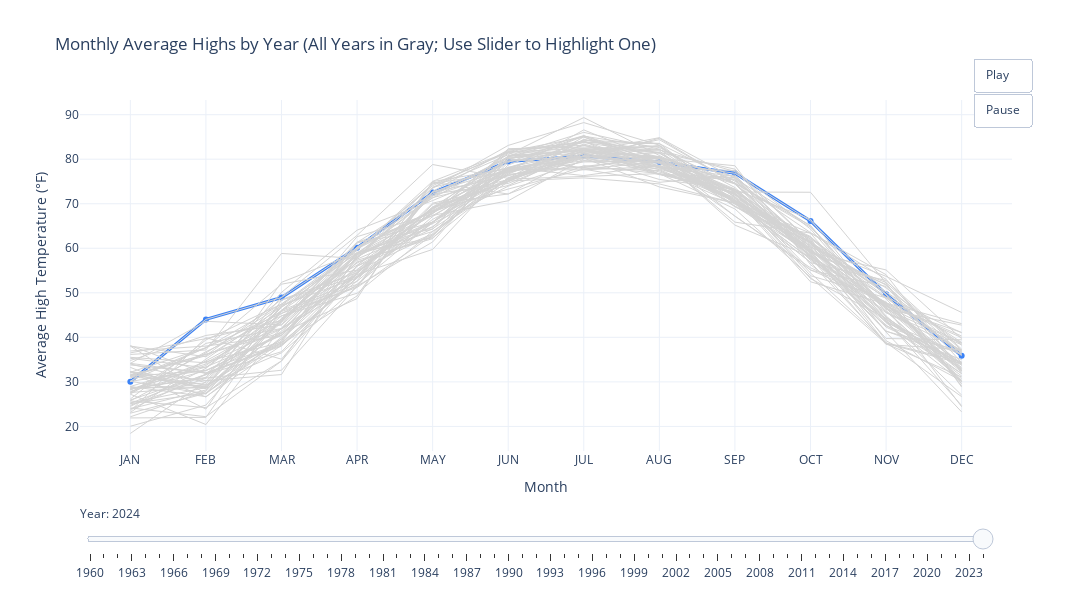

The code cell stored with this chart in its notebook:
### Code cell
# Keep only what's needed
df = df[["Year", "Month", "high"]].dropna()

# Month order (ensure correct x-axis order)
month_order = ["JAN","FEB","MAR","APR","MAY","JUN","JUL","AUG","SEP","OCT","NOV","DEC"]
df["Month"] = pd.Categorical(df["Month"], categories=month_order, ordered=True)

# If duplicates exist per Year×Month, average them (retain current pandas behavior)
df = df.groupby(["Year", "Month"], as_index=False, observed=False)["high"].mean()

# Keep only years that have all 12 months (comment out this block to allow gaps)
years_all = sorted(df["Year"].unique())
years = []
for y in years_all:
    sub = df[df["Year"] == y].set_index("Month").reindex(month_order)
    if sub["high"].notna().all():
        years.append(y)

# Build series: year -> list of highs in month order
series_by_year = {
    y: df[df["Year"] == y].set_index("Month").reindex(month_order)["high"].tolist()
    for y in years
}

# --- Figure ---
fig = go.Figure()

# 1) Add the HIGHLIGHT trace FIRST (this will be updated by frames)
default_year = max(years)
fig.add_trace(
    go.Scatter(
        x=month_order,
        y=series_by_year[default_year],
        mode="lines+markers",
        line=dict(color="#3b82f6", width=3),
        marker=dict(size=6),
        name=str(default_year),
        text=[default_year]*12,
        hovertemplate="Year: %{text}<br>Month: %{x}<br>High: %{y:.1f}°F<extra></extra>",
        showlegend=False,
    )
)

# 2) Add gray background lines (static; hover off to reduce clutter)
for y in years:
    fig.add_trace(
        go.Scatter(
            x=month_order,
            y=series_by_year[y],
            mode="lines",
            line=dict(color="lightgray", width=1),
            hoverinfo="skip",
            showlegend=False,
        )
    )

# 3) Frames that update ONLY the first trace (index 0 = highlight)
frames = []
for y in years:
    frames.append(
        go.Frame(
            name=str(y),
            data=[go.Scatter(x=month_order, y=series_by_year[y], text=[y]*12)],
            traces=[0],  # update the highlight trace only
        )
    )
fig.frames = frames

# Slider steps
steps = []
for y in years:
    steps.append({
        "args": [[str(y)],
                 {"frame": {"duration": 0, "redraw": True},
                  "mode": "immediate",
                  "transition": {"duration": 0}}],
        "label": str(y),
        "method": "animate"
    })

# Layout
fig.update_layout(
    title="Monthly Average Highs by Year (All Years in Gray; Use Slider to Highlight One)",
    xaxis=dict(title="Month", categoryorder="array", categoryarray=month_order),
    yaxis=dict(title="Average High Temperature (°F)"),
    template="plotly_white",
    width=1100,
    height=600,
    sliders=[{
        "active": years.index(default_year),
        "y": -0.06,
        "pad": {"t": 30, "b": 10},
        "len": 0.98,
        "currentvalue": {"prefix": "Year: ", "visible": True},
        "steps": steps
    }],
    updatemenus=[{
        "type": "buttons",
        "showactive": False,
        "x": 1.02, "y": 1.12,
        "buttons": [
            {"label": "Play",
             "method": "animate",
             "args": [None, {"frame": {"duration": 350, "redraw": True},
                             "fromcurrent": True,
                             "transition": {"duration": 150}}]},
            {"label": "Pause",
             "method": "animate",
             "args": [[None], {"frame": {"duration": 0, "redraw": False},
                               "mode": "immediate",
                               "transition": {"duration": 0}}]}
        ]
    }]
)

fig.show()

### Figure 1 — Plotly figure (JSON) as saved in the notebook; plotly's stock layout.template omitted (floating-point values rounded to 4 significant figures)
{"data": [{"hovertemplate": "Year: %{text}<br>Month: %{x}<br>High: %{y:.1f}°F<extra></extra>", "line": {"color": "#3b82f6", "width": 3}, "marker": {"size": 6}, "mode": "lines+markers", "name": "2024", "showlegend": false, "text": ["2024", "2024", "2024", "2024", "2024", "2024", "2024", "2024", "2024", "2024", "2024", "2024"], "type": "scatter", "x": ["JAN", "FEB", "MAR", "APR", "MAY", "JUN", "JUL", "AUG", "SEP", "OCT", "NOV", "DEC"], "y": [30.03, 44.03, 48.94, 60.13, 72.52, 79.5, 80.71, 79.39, 76.83, 66.13, 49.67, 35.87]}, {"hoverinfo": "skip", "line": {"color": "lightgray", "width": 1}, "mode": "lines", "showlegend": false, "type": "scatter", "x": ["JAN", "FEB", "MAR", "APR", "MAY", "JUN", "JUL", "AUG", "SEP", "OCT", "NOV", "DEC"], "y": [32.29, 30.28, 31.65, 58.57, 65.55, 73.93, 79.65, 79.42, 74.47, 61.13, 48.67, 30.06]}, {"hoverinfo": "skip", "line": {"color": "lightgray", "width": 1}, "mode": "lines", "showlegend": false, "type": "scatter", "x": ["JAN", "FEB", "MAR", "APR", "MAY", "JUN", "JUL", "AUG", "SEP", "OCT", "NOV", "DEC"], "y": [27.29, 36.79, 44.84, 49.9, 63.81, 75.5, 80.74, 78.42, 75.5, 60.97, 47.5, 32.42]}, {"hoverinfo": "skip", "line": {"color": "lightgray", "width": 1}, "mode": "lines", "showlegend": false, "type": "scatter", "x": ["JAN", "FEB", "MAR", "APR", "MAY", "JUN", "JUL", "AUG", "SEP", "OCT", "NOV", "DEC"], "y": [25.1, 27.5, 39.68, 56.03, 71.71, 77.53, 78.13, 80.65, 69.3, 61.58, 46.03, 30.06]}, {"hoverinfo": "skip", "line": {"color": "lightgray", "width": 1}, "mode": "lines", "showlegend": false, "type": "scatter", "x": ["JAN", "FEB", "MAR", "APR", "MAY", "JUN", "JUL", "AUG", "SEP", "OCT", "NOV", "DEC"], "y": [20.03, 24.79, 44.19, 58.27, 65.87, 80.13, 82.42, 76.65, 72.63, 72.58, 52.2, 28.84]}, {"hoverinfo": "skip", "line": {"color": "lightgray", "width": 1}, "mode": "lines", "showlegend": false, "type": "scatter", "x": ["JAN", "FEB", "MAR", "APR", "MAY", "JUN", "JUL", "AUG", "SEP", "OCT", "NOV", "DEC"], "y": [35.52, 34.28, 43.52, 59.7, 74.39, 81.47, 84.06, 78.13, 72.1, 59, 51.9, 33]}, {"hoverinfo": "skip", "line": {"color": "lightgray", "width": 1}, "mode": "lines", "showlegend": false, "type": "scatter", "x": ["JAN", "FEB", "MAR", "APR", "MAY", "JUN", "JUL", "AUG", "SEP", "OCT", "NOV", "DEC"], "y": [28.48, 30.86, 32.61, 51.5, 72.71, 77.7, 81.26, 78.16, 71.37, 58.23, 47, 38.77]}, {"hoverinfo": "skip", "line": {"color": "lightgray", "width": 1}, "mode": "lines", "showlegend": false, "type": "scatter", "x": ["JAN", "FEB", "MAR", "APR", "MAY", "JUN", "JUL", "AUG", "SEP", "OCT", "NOV", "DEC"], "y": [24.74, 30.82, 44.81, 51.5, 61.42, 80.5, 85.29, 79.1, 71.13, 59.74, 46.47, 32.16]}, {"hoverinfo": "skip", "line": {"color": "lightgray", "width": 1}, "mode": "lines", "showlegend": false, "type": "scatter", "x": ["JAN", "FEB", "MAR", "APR", "MAY", "JUN", "JUL", "AUG", "SEP", "OCT", "NOV", "DEC"], "y": [33.26, 26.61, 40.03, 56.93, 62.61, 80.1, 78.06, 77.45, 69.97, 56.87, 38.73, 34.52]}, {"hoverinfo": "skip", "line": {"color": "lightgray", "width": 1}, "mode": "lines", "showlegend": false, "type": "scatter", "x": ["JAN", "FEB", "MAR", "APR", "MAY", "JUN", "JUL", "AUG", "SEP", "OCT", "NOV", "DEC"], "y": [27.61, 28.97, 46.74, 59.03, 62.35, 75.87, 80.32, 79.74, 72.77, 59.9, 44.07, 31.32]}, {"hoverinfo": "skip", "line": {"color": "lightgray", "width": 1}, "mode": "lines", "showlegend": false, "type": "scatter", "x": ["JAN", "FEB", "MAR", "APR", "MAY", "JUN", "JUL", "AUG", "SEP", "OCT", "NOV", "DEC"], "y": [28.29, 33.36, 40.52, 58.03, 67.39, 70.67, 80.06, 84.71, 74.53, 58.97, 42.73, 31.87]}, {"hoverinfo": "skip", "line": {"color": "lightgray", "width": 1}, "mode": "lines", "showlegend": false, "type": "scatter", "x": ["JAN", "FEB", "MAR", "APR", "MAY", "JUN", "JUL", "AUG", "SEP", "OCT", "NOV", "DEC"], "y": [23.87, 31.64, 36.77, 54.57, 68.26, 76.37, 79.39, 79.52, 70.83, 60.55, 44.5, 33.26]}, {"hoverinfo": "skip", "line": {"color": "lightgray", "width": 1}, "mode": "lines", "showlegend": false, "type": "scatter", "x": ["JAN", "FEB", "MAR", "APR", "MAY", "JUN", "JUL", "AUG", "SEP", "OCT", "NOV", "DEC"], "y": [25.19, 31.79, 38.26, 55.23, 67.87, 81.37, 77.81, 79.42, 73.17, 66.52, 45.57, 38.32]}, {"hoverinfo": "skip", "line": {"color": "lightgray", "width": 1}, "mode": "lines", "showlegend": false, "type": "scatter", "x": ["JAN", "FEB", "MAR", "APR", "MAY", "JUN", "JUL", "AUG", "SEP", "OCT", "NOV", "DEC"], "y": [28.61, 29.28, 36.52, 51.4, 69.94, 72.2, 78.55, 76.77, 68.83, 53.48, 38.57, 31.1]}, {"hoverinfo": "skip", "line": {"color": "lightgray", "width": 1}, "mode": "lines", "showlegend": false, "type": "scatter", "x": ["JAN", "FEB", "MAR", "APR", "MAY", "JUN", "JUL", "AUG", "SEP", "OCT", "NOV", "DEC"], "y": [34.03, 29.82, 46.94, 55.03, 63.03, 77.03, 80.77, 84.39, 74.57, 64.74, 46.83, 32.52]}, {"hoverinfo": "skip", "line": {"color": "lightgray", "width": 1}, "mode": "lines", "showlegend": false, "type": "scatter", "x": ["JAN", "FEB", "MAR", "APR", "MAY", "JUN", "JUL", "AUG", "SEP", "OCT", "NOV", "DEC"], "y": [31.74, 28.82, 41.39, 58.57, 63.77, 74.93, 84.35, 81.45, 70.13, 60.13, 46.67, 33.94]}, {"hoverinfo": "skip", "line": {"color": "lightgray", "width": 1}, "mode": "lines", "showlegend": false, "type": "scatter", "x": ["JAN", "FEB", "MAR", "APR", "MAY", "JUN", "JUL", "AUG", "SEP", "OCT", "NOV", "DEC"], "y": [34.16, 31.96, 38.48, 49.3, 73.65, 78.13, 83.1, 80.03, 65.87, 63.42, 53.03, 34.29]}, {"hoverinfo": "skip", "line": {"color": "lightgray", "width": 1}, "mode": "lines", "showlegend": false, "type": "scatter", "x": ["JAN", "FEB", "MAR", "APR", "MAY", "JUN", "JUL", "AUG", "SEP", "OCT", "NOV", "DEC"], "y": [26.16, 39.41, 47.48, 58.87, 64.71, 80.73, 82.06, 80.19, 72.17, 54.45, 38.83, 26.68]}, {"hoverinfo": "skip", "line": {"color": "lightgray", "width": 1}, "mode": "lines", "showlegend": false, "type": "scatter", "x": ["JAN", "FEB", "MAR", "APR", "MAY", "JUN", "JUL", "AUG", "SEP", "OCT", "NOV", "DEC"], "y": [18.42, 30.07, 49.06, 62.9, 78.81, 75.7, 85, 79.32, 70.5, 57.52, 45.83, 30.68]}, {"hoverinfo": "skip", "line": {"color": "lightgray", "width": 1}, "mode": "lines", "showlegend": false, "type": "scatter", "x": ["JAN", "FEB", "MAR", "APR", "MAY", "JUN", "JUL", "AUG", "SEP", "OCT", "NOV", "DEC"], "y": [24.16, 22.18, 34.68, 54.43, 69.16, 77.4, 80.77, 80.26, 76.1, 57.74, 47.27, 32.55]}, {"hoverinfo": "skip", "line": {"color": "lightgray", "width": 1}, "mode": "lines", "showlegend": false, "type": "scatter", "x": ["JAN", "FEB", "MAR", "APR", "MAY", "JUN", "JUL", "AUG", "SEP", "OCT", "NOV", "DEC"], "y": [21.9, 22.04, 46.06, 52.57, 67.13, 77.83, 81.13, 76.52, 75.37, 57.26, 45.53, 37.13]}, {"hoverinfo": "skip", "line": {"color": "lightgray", "width": 1}, "mode": "lines", "showlegend": false, "type": "scatter", "x": ["JAN", "FEB", "MAR", "APR", "MAY", "JUN", "JUL", "AUG", "SEP", "OCT", "NOV", "DEC"], "y": [28.97, 26.69, 38.19, 53.47, 70.13, 74.1, 82.1, 80.1, 71.7, 53.19, 44.3, 31.84]}, {"hoverinfo": "skip", "line": {"color": "lightgray", "width": 1}, "mode": "lines", "showlegend": false, "type": "scatter", "x": ["JAN", "FEB", "MAR", "APR", "MAY", "JUN", "JUL", "AUG", "SEP", "OCT", "NOV", "DEC"], "y": [25.74, 34.71, 44.03, 58.83, 65.94, 78.17, 81.65, 80.61, 67.2, 55.61, 47.93, 32.55]}, {"hoverinfo": "skip", "line": {"color": "lightgray", "width": 1}, "mode": "lines", "showlegend": false, "type": "scatter", "x": ["JAN", "FEB", "MAR", "APR", "MAY", "JUN", "JUL", "AUG", "SEP", "OCT", "NOV", "DEC"], "y": [22.97, 27.43, 38.87, 52.67, 74.84, 72.17, 81.35, 77.65, 70.6, 62.65, 46.93, 41.1]}, {"hoverinfo": "skip", "line": {"color": "lightgray", "width": 1}, "mode": "lines", "showlegend": false, "type": "scatter", "x": ["JAN", "FEB", "MAR", "APR", "MAY", "JUN", "JUL", "AUG", "SEP", "OCT", "NOV", "DEC"], "y": [32.16, 37.68, 45.39, 51.2, 62.94, 78.7, 85.16, 82.61, 73.63, 58.26, 46.8, 24.42]}, {"hoverinfo": "skip", "line": {"color": "lightgray", "width": 1}, "mode": "lines", "showlegend": false, "type": "scatter", "x": ["JAN", "FEB", "MAR", "APR", "MAY", "JUN", "JUL", "AUG", "SEP", "OCT", "NOV", "DEC"], "y": [23.45, 39.93, 35.1, 56, 63.23, 80.8, 81.94, 83.06, 69.9, 62.45, 46.37, 38.61]}, {"hoverinfo": "skip", "line": {"color": "lightgray", "width": 1}, "mode": "lines", "showlegend": false, "type": "scatter", "x": ["JAN", "FEB", "MAR", "APR", "MAY", "JUN", "JUL", "AUG", "SEP", "OCT", "NOV", "DEC"], "y": [23.94, 28.18, 44.26, 61.3, 72.16, 74.57, 81.48, 77.13, 72.27, 59.71, 43.53, 27.03]}, {"hoverinfo": "skip", "line": {"color": "lightgray", "width": 1}, "mode": "lines", "showlegend": false, "type": "scatter", "x": ["JAN", "FEB", "MAR", "APR", "MAY", "JUN", "JUL", "AUG", "SEP", "OCT", "NOV", "DEC"], "y": [30.13, 27.32, 46.06, 59.87, 68.32, 75, 82, 76.61, 72.4, 58.94, 42.3, 34.26]}, {"hoverinfo": "skip", "line": {"color": "lightgray", "width": 1}, "mode": "lines", "showlegend": false, "type": "scatter", "x": ["JAN", "FEB", "MAR", "APR", "MAY", "JUN", "JUL", "AUG", "SEP", "OCT", "NOV", "DEC"], "y": [30.84, 37.64, 47.45, 59.9, 74.06, 81.73, 84.97, 78.39, 72.27, 53.84, 48.87, 36.58]}, {"hoverinfo": "skip", "line": {"color": "lightgray", "width": 1}, "mode": "lines", "showlegend": false, "type": "scatter", "x": ["JAN", "FEB", "MAR", "APR", "MAY", "JUN", "JUL", "AUG", "SEP", "OCT", "NOV", "DEC"], "y": [28.74, 28.62, 43.32, 57.83, 73.48, 83.1, 88.23, 83.16, 71.43, 52.48, 47.47, 34.13]}, {"hoverinfo": "skip", "line": {"color": "lightgray", "width": 1}, "mode": "lines", "showlegend": false, "type": "scatter", "x": ["JAN", "FEB", "MAR", "APR", "MAY", "JUN", "JUL", "AUG", "SEP", "OCT", "NOV", "DEC"], "y": [38.03, 27.29, 41.97, 53.67, 66.48, 75.67, 81.87, 79.35, 70.3, 62.1, 41.17, 23.26]}, {"hoverinfo": "skip", "line": {"color": "lightgray", "width": 1}, "mode": "lines", "showlegend": false, "type": "scatter", "x": ["JAN", "FEB", "MAR", "APR", "MAY", "JUN", "JUL", "AUG", "SEP", "OCT", "NOV", "DEC"], "y": [38.03, 35.64, 45.94, 57.57, 64.87, 77.3, 79.68, 77.81, 72.9, 60.35, 51.73, 36.45]}, {"hoverinfo": "skip", "line": {"color": "lightgray", "width": 1}, "mode": "lines", "showlegend": false, "type": "scatter", "x": ["JAN", "FEB", "MAR", "APR", "MAY", "JUN", "JUL", "AUG", "SEP", "OCT", "NOV", "DEC"], "y": [27.68, 36.5, 47.16, 59.53, 75.03, 81.67, 82.42, 80.32, 70.47, 61.13, 43.33, 36.32]}, {"hoverinfo": "skip", "line": {"color": "lightgray", "width": 1}, "mode": "lines", "showlegend": false, "type": "scatter", "x": ["JAN", "FEB", "MAR", "APR", "MAY", "JUN", "JUL", "AUG", "SEP", "OCT", "NOV", "DEC"], "y": [31.48, 36.14, 41.94, 51.8, 68.97, 75.1, 75.81, 74.45, 70.13, 57.68, 42.57, 36.13]}, {"hoverinfo": "skip", "line": {"color": "lightgray", "width": 1}, "mode": "lines", "showlegend": false, "type": "scatter", "x": ["JAN", "FEB", "MAR", "APR", "MAY", "JUN", "JUL", "AUG", "SEP", "OCT", "NOV", "DEC"], "y": [32.1, 29.25, 39.58, 54.77, 69.29, 75, 82.03, 80.32, 65.2, 58.13, 44.03, 33.74]}, {"hoverinfo": "skip", "line": {"color": "lightgray", "width": 1}, "mode": "lines", "showlegend": false, "type": "scatter", "x": ["JAN", "FEB", "MAR", "APR", "MAY", "JUN", "JUL", "AUG", "SEP", "OCT", "NOV", "DEC"], "y": [22.16, 27.89, 43.68, 58.77, 67.77, 79.77, 80.55, 75.45, 73.27, 60.71, 50.2, 38.84]}, {"hoverinfo": "skip", "line": {"color": "lightgray", "width": 1}, "mode": "lines", "showlegend": false, "type": "scatter", "x": ["JAN", "FEB", "MAR", "APR", "MAY", "JUN", "JUL", "AUG", "SEP", "OCT", "NOV", "DEC"], "y": [31.16, 29.46, 45.81, 51.9, 65.84, 79.5, 82.26, 82.9, 71.47, 61.81, 39.23, 30.23]}, {"hoverinfo": "skip", "line": {"color": "lightgray", "width": 1}, "mode": "lines", "showlegend": false, "type": "scatter", "x": ["JAN", "FEB", "MAR", "APR", "MAY", "JUN", "JUL", "AUG", "SEP", "OCT", "NOV", "DEC"], "y": [30.13, 32.59, 38.68, 53.4, 65.9, 76.6, 78.35, 80.42, 70.4, 59.58, 38.63, 34.06]}, {"hoverinfo": "skip", "line": {"color": "lightgray", "width": 1}, "mode": "lines", "showlegend": false, "type": "scatter", "x": ["JAN", "FEB", "MAR", "APR", "MAY", "JUN", "JUL", "AUG", "SEP", "OCT", "NOV", "DEC"], "y": [28.97, 34, 41.87, 54.1, 59.74, 77.9, 80.26, 73.77, 70.13, 59.19, 41.43, 35]}, {"hoverinfo": "skip", "line": {"color": "lightgray", "width": 1}, "mode": "lines", "showlegend": false, "type": "scatter", "x": ["JAN", "FEB", "MAR", "APR", "MAY", "JUN", "JUL", "AUG", "SEP", "OCT", "NOV", "DEC"], "y": [34.81, 40.43, 42.77, 57.83, 74.55, 77.13, 82.23, 81.52, 77.77, 61.39, 49.03, 41.03]}, {"hoverinfo": "skip", "line": {"color": "lightgray", "width": 1}, "mode": "lines", "showlegend": false, "type": "scatter", "x": ["JAN", "FEB", "MAR", "APR", "MAY", "JUN", "JUL", "AUG", "SEP", "OCT", "NOV", "DEC"], "y": [27.45, 38.64, 42, 58.67, 71.77, 80.6, 84.03, 76.68, 75.87, 59.13, 52.3, 37.1]}, {"hoverinfo": "skip", "line": {"color": "lightgray", "width": 1}, "mode": "lines", "showlegend": false, "type": "scatter", "x": ["JAN", "FEB", "MAR", "APR", "MAY", "JUN", "JUL", "AUG", "SEP", "OCT", "NOV", "DEC"], "y": [30.19, 37.66, 51.94, 55.1, 69.06, 77.67, 77.61, 78.35, 70.53, 63.39, 43.83, 24.68]}, {"hoverinfo": "skip", "line": {"color": "lightgray", "width": 1}, "mode": "lines", "showlegend": false, "type": "scatter", "x": ["JAN", "FEB", "MAR", "APR", "MAY", "JUN", "JUL", "AUG", "SEP", "OCT", "NOV", "DEC"], "y": [31.26, 32.54, 40.9, 60.27, 68.52, 76.9, 82.32, 81.87, 69.43, 59.06, 55.13, 39.68]}, {"hoverinfo": "skip", "line": {"color": "lightgray", "width": 1}, "mode": "lines", "showlegend": false, "type": "scatter", "x": ["JAN", "FEB", "MAR", "APR", "MAY", "JUN", "JUL", "AUG", "SEP", "OCT", "NOV", "DEC"], "y": [36.94, 38.04, 40.39, 57.3, 62.16, 79.3, 85.26, 80.16, 78.53, 56.32, 43.53, 34.13]}, {"hoverinfo": "skip", "line": {"color": "lightgray", "width": 1}, "mode": "lines", "showlegend": false, "type": "scatter", "x": ["JAN", "FEB", "MAR", "APR", "MAY", "JUN", "JUL", "AUG", "SEP", "OCT", "NOV", "DEC"], "y": [25.29, 28.71, 43.81, 56.7, 64.39, 75.53, 80.58, 81.45, 72, 59.35, 48.93, 36.81]}, {"hoverinfo": "skip", "line": {"color": "lightgray", "width": 1}, "mode": "lines", "showlegend": false, "type": "scatter", "x": ["JAN", "FEB", "MAR", "APR", "MAY", "JUN", "JUL", "AUG", "SEP", "OCT", "NOV", "DEC"], "y": [24.48, 33.03, 46.03, 60.1, 68.32, 73.3, 77.77, 74.81, 76.43, 59.77, 47.23, 33.77]}, {"hoverinfo": "skip", "line": {"color": "lightgray", "width": 1}, "mode": "lines", "showlegend": false, "type": "scatter", "x": ["JAN", "FEB", "MAR", "APR", "MAY", "JUN", "JUL", "AUG", "SEP", "OCT", "NOV", "DEC"], "y": [28.26, 34.54, 38.9, 61.33, 64.26, 82.37, 82.71, 82.1, 77.23, 61.35, 49.7, 29.13]}, {"hoverinfo": "skip", "line": {"color": "lightgray", "width": 1}, "mode": "lines", "showlegend": false, "type": "scatter", "x": ["JAN", "FEB", "MAR", "APR", "MAY", "JUN", "JUL", "AUG", "SEP", "OCT", "NOV", "DEC"], "y": [38.13, 31.89, 43.55, 61.33, 67.35, 76.67, 83.39, 79.23, 67.23, 55.16, 47.7, 40.29]}, {"hoverinfo": "skip", "line": {"color": "lightgray", "width": 1}, "mode": "lines", "showlegend": false, "type": "scatter", "x": ["JAN", "FEB", "MAR", "APR", "MAY", "JUN", "JUL", "AUG", "SEP", "OCT", "NOV", "DEC"], "y": [32.29, 23.89, 48.35, 53.67, 72.16, 80.27, 81.45, 80.52, 74.67, 65.1, 44.53, 32.77]}, {"hoverinfo": "skip", "line": {"color": "lightgray", "width": 1}, "mode": "lines", "showlegend": false, "type": "scatter", "x": ["JAN", "FEB", "MAR", "APR", "MAY", "JUN", "JUL", "AUG", "SEP", "OCT", "NOV", "DEC"], "y": [32.29, 28.52, 39.23, 61.2, 65.81, 77.77, 80.65, 80.32, 73.3, 58.16, 43.67, 32.9]}, {"hoverinfo": "skip", "line": {"color": "lightgray", "width": 1}, "mode": "lines", "showlegend": false, "type": "scatter", "x": ["JAN", "FEB", "MAR", "APR", "MAY", "JUN", "JUL", "AUG", "SEP", "OCT", "NOV", "DEC"], "y": [23.13, 35.11, 46.87, 56.2, 68, 75.53, 76.13, 76.77, 72.5, 55.06, 51.43, 32.45]}, {"hoverinfo": "skip", "line": {"color": "lightgray", "width": 1}, "mode": "lines", "showlegend": false, "type": "scatter", "x": ["JAN", "FEB", "MAR", "APR", "MAY", "JUN", "JUL", "AUG", "SEP", "OCT", "NOV", "DEC"], "y": [28.48, 31, 50.1, 64.07, 70.71, 77.8, 84.26, 83.55, 70.33, 62.45, 49.57, 29.55]}, {"hoverinfo": "skip", "line": {"color": "lightgray", "width": 1}, "mode": "lines", "showlegend": false, "type": "scatter", "x": ["JAN", "FEB", "MAR", "APR", "MAY", "JUN", "JUL", "AUG", "SEP", "OCT", "NOV", "DEC"], "y": [25.94, 31.64, 40.9, 54.33, 68.19, 77.2, 86.58, 79.71, 69.47, 61.35, 51.1, 38.26]}, {"hoverinfo": "skip", "line": {"color": "lightgray", "width": 1}, "mode": "lines", "showlegend": false, "type": "scatter", "x": ["JAN", "FEB", "MAR", "APR", "MAY", "JUN", "JUL", "AUG", "SEP", "OCT", "NOV", "DEC"], "y": [36.16, 37.17, 58.84, 57.7, 73.71, 81, 89.35, 80.84, 72.7, 58.39, 47.47, 39.94]}, {"hoverinfo": "skip", "line": {"color": "lightgray", "width": 1}, "mode": "lines", "showlegend": false, "type": "scatter", "x": ["JAN", "FEB", "MAR", "APR", "MAY", "JUN", "JUL", "AUG", "SEP", "OCT", "NOV", "DEC"], "y": [33.81, 32, 38.03, 53.33, 72.58, 76.3, 80.74, 79.06, 71.97, 61.39, 43.3, 29.97]}, {"hoverinfo": "skip", "line": {"color": "lightgray", "width": 1}, "mode": "lines", "showlegend": false, "type": "scatter", "x": ["JAN", "FEB", "MAR", "APR", "MAY", "JUN", "JUL", "AUG", "SEP", "OCT", "NOV", "DEC"], "y": [25.71, 24.21, 34.71, 57.93, 68.87, 78.13, 76.32, 78.68, 70.87, 58.61, 41.33, 36.9]}, {"hoverinfo": "skip", "line": {"color": "lightgray", "width": 1}, "mode": "lines", "showlegend": false, "type": "scatter", "x": ["JAN", "FEB", "MAR", "APR", "MAY", "JUN", "JUL", "AUG", "SEP", "OCT", "NOV", "DEC"], "y": [27.23, 20.43, 42.13, 58.83, 71.39, 75.4, 80.19, 78.13, 76.17, 60.23, 53.7, 45.58]}, {"hoverinfo": "skip", "line": {"color": "lightgray", "width": 1}, "mode": "lines", "showlegend": false, "type": "scatter", "x": ["JAN", "FEB", "MAR", "APR", "MAY", "JUN", "JUL", "AUG", "SEP", "OCT", "NOV", "DEC"], "y": [31.32, 35.86, 48.48, 54.5, 69.23, 80, 83.77, 83.48, 75.07, 63.52, 54.07, 32.45]}, {"hoverinfo": "skip", "line": {"color": "lightgray", "width": 1}, "mode": "lines", "showlegend": false, "type": "scatter", "x": ["JAN", "FEB", "MAR", "APR", "MAY", "JUN", "JUL", "AUG", "SEP", "OCT", "NOV", "DEC"], "y": [34.16, 43.61, 42.81, 62.6, 67.81, 82.03, 83.16, 78.03, 77.47, 64.32, 44.8, 30.32]}, {"hoverinfo": "skip", "line": {"color": "lightgray", "width": 1}, "mode": "lines", "showlegend": false, "type": "scatter", "x": ["JAN", "FEB", "MAR", "APR", "MAY", "JUN", "JUL", "AUG", "SEP", "OCT", "NOV", "DEC"], "y": [31.42, 36.29, 41.03, 48.7, 74.97, 77.87, 83.94, 82.16, 74.43, 57.94, 38.4, 37.23]}, {"hoverinfo": "skip", "line": {"color": "lightgray", "width": 1}, "mode": "lines", "showlegend": false, "type": "scatter", "x": ["JAN", "FEB", "MAR", "APR", "MAY", "JUN", "JUL", "AUG", "SEP", "OCT", "NOV", "DEC"], "y": [27.87, 32.54, 40.45, 55.97, 65.9, 75.17, 84.48, 80.48, 74.6, 58.77, 39.73, 39.45]}, {"hoverinfo": "skip", "line": {"color": "lightgray", "width": 1}, "mode": "lines", "showlegend": false, "type": "scatter", "x": ["JAN", "FEB", "MAR", "APR", "MAY", "JUN", "JUL", "AUG", "SEP", "OCT", "NOV", "DEC"], "y": [35.29, 33.14, 47.23, 53.33, 65.68, 80.73, 86.03, 82.26, 70.8, 56.77, 52.77, 37.35]}, {"hoverinfo": "skip", "line": {"color": "lightgray", "width": 1}, "mode": "lines", "showlegend": false, "type": "scatter", "x": ["JAN", "FEB", "MAR", "APR", "MAY", "JUN", "JUL", "AUG", "SEP", "OCT", "NOV", "DEC"], "y": [31.71, 28.5, 52.35, 59, 68.65, 81.6, 81.61, 84.84, 75.7, 65.03, 46.33, 42.74]}, {"hoverinfo": "skip", "line": {"color": "lightgray", "width": 1}, "mode": "lines", "showlegend": false, "type": "scatter", "x": ["JAN", "FEB", "MAR", "APR", "MAY", "JUN", "JUL", "AUG", "SEP", "OCT", "NOV", "DEC"], "y": [28.23, 33.68, 45.35, 54.17, 72.77, 82.1, 83.74, 81.32, 72.87, 62.1, 50.2, 36.03]}, {"hoverinfo": "skip", "line": {"color": "lightgray", "width": 1}, "mode": "lines", "showlegend": false, "type": "scatter", "x": ["JAN", "FEB", "MAR", "APR", "MAY", "JUN", "JUL", "AUG", "SEP", "OCT", "NOV", "DEC"], "y": [36.52, 39.71, 43.77, 60.27, 71.29, 80.43, 82.13, 78.55, 73.03, 59.32, 47.7, 43.06]}, {"hoverinfo": "skip", "line": {"color": "lightgray", "width": 1}, "mode": "lines", "showlegend": false, "type": "scatter", "x": ["JAN", "FEB", "MAR", "APR", "MAY", "JUN", "JUL", "AUG", "SEP", "OCT", "NOV", "DEC"], "y": [30.03, 44.03, 48.94, 60.13, 72.52, 79.5, 80.71, 79.39, 76.83, 66.13, 49.67, 35.87]}], "layout": {"height": 600, "sliders": [{"active": 64, "currentvalue": {"prefix": "Year: ", "visible": true}, "len": 0.98, "pad": {"b": 10, "t": 30}, "steps": [{"args": [["1960"], {"frame": {"duration": 0, "redraw": true}, "mode": "immediate", "transition": {"duration": 0}}], "label": "1960", "method": "animate"}, {"args": [["1961"], {"frame": {"duration": 0, "redraw": true}, "mode": "immediate", "transition": {"duration": 0}}], "label": "1961", "method": "animate"}, {"args": [["1962"], {"frame": {"duration": 0, "redraw": true}, "mode": "immediate", "transition": {"duration": 0}}], "label": "1962", "method": "animate"}, {"args": [["1963"], {"frame": {"duration": 0, "redraw": true}, "mode": "immediate", "transition": {"duration": 0}}], "label": "1963", "method": "animate"}, {"args": [["1964"], {"frame": {"duration": 0, "redraw": true}, "mode": "immediate", "transition": {"duration": 0}}], "label": "1964", "method": "animate"}, {"args": [["1965"], {"frame": {"duration": 0, "redraw": true}, "mode": "immediate", "transition": {"duration": 0}}], "label": "1965", "method": "animate"}, {"args": [["1966"], {"frame": {"duration": 0, "redraw": true}, "mode": "immediate", "transition": {"duration": 0}}], "label": "1966", "method": "animate"}, {"args": [["1967"], {"frame": {"duration": 0, "redraw": true}, "mode": "immediate", "transition": {"duration": 0}}], "label": "1967", "method": "animate"}, {"args": [["1968"], {"frame": {"duration": 0, "redraw": true}, "mode": "immediate", "transition": {"duration": 0}}], "label": "1968", "method": "animate"}, {"args": [["1969"], {"frame": {"duration": 0, "redraw": true}, "mode": "immediate", "transition": {"duration": 0}}], "label": "1969", "method": "animate"}, {"args": [["1970"], {"frame": {"duration": 0, "redraw": true}, "mode": "immediate", "transition": {"duration": 0}}], "label": "1970", "method": "animate"}, {"args": [["1971"], {"frame": {"duration": 0, "redraw": true}, "mode": "immediate", "transition": {"duration": 0}}], "label": "1971", "method": "animate"}, {"args": [["1972"], {"frame": {"duration": 0, "redraw": true}, "mode": "immediate", "transition": {"duration": 0}}], "label": "1972", "method": "animate"}, {"args": [["1973"], {"frame": {"duration": 0, "redraw": true}, "mode": "immediate", "transition": {"duration": 0}}], "label": "1973", "method": "animate"}, {"args": [["1974"], {"frame": {"duration": 0, "redraw": true}, "mode": "immediate", "transition": {"duration": 0}}], "label": "1974", "method": "animate"}, {"args": [["1975"], {"frame": {"duration": 0, "redraw": true}, "mode": "immediate", "transition": {"duration": 0}}], "label": "1975", "method": "animate"}, {"args": [["1976"], {"frame": {"duration": 0, "redraw": true}, "mode": "immediate", "transition": {"duration": 0}}], "label": "1976", "method": "animate"}, {"args": [["1977"], {"frame": {"duration": 0, "redraw": true}, "mode": "immediate", "transition": {"duration": 0}}], "label": "1977", "method": "animate"}, {"args": [["1978"], {"frame": {"duration": 0, "redraw": true}, "mode": "immediate", "transition": {"duration": 0}}], "label": "1978", "method": "animate"}, {"args": [["1979"], {"frame": {"duration": 0, "redraw": true}, "mode": "immediate", "transition": {"duration": 0}}], "label": "1979", "method": "animate"}, {"args": [["1980"], {"frame": {"duration": 0, "redraw": true}, "mode": "immediate", "transition": {"duration": 0}}], "label": "1980", "method": "animate"}, {"args": [["1981"], {"frame": {"duration": 0, "redraw": true}, "mode": "immediate", "transition": {"duration": 0}}], "label": "1981", "method": "animate"}, {"args": [["1982"], {"frame": {"duration": 0, "redraw": true}, "mode": "immediate", "transition": {"duration": 0}}], "label": "1982", "method": "animate"}, {"args": [["1983"], {"frame": {"duration": 0, "redraw": true}, "mode": "immediate", "transition": {"duration": 0}}], "label": "1983", "method": "animate"}, {"args": [["1984"], {"frame": {"duration": 0, "redraw": true}, "mode": "immediate", "transition": {"duration": 0}}], "label": "1984", "method": "animate"}, {"args": [["1985"], {"frame": {"duration": 0, "redraw": true}, "mode": "immediate", "transition": {"duration": 0}}], "label": "1985", "method": "animate"}, {"args": [["1986"], {"frame": {"duration": 0, "redraw": true}, "mode": "immediate", "transition": {"duration": 0}}], "label": "1986", "method": "animate"}, {"args": [["1987"], {"frame": {"duration": 0, "redraw": true}, "mode": "immediate", "transition": {"duration": 0}}], "label": "1987", "method": "animate"}, {"args": [["1988"], {"frame": {"duration": 0, "redraw": true}, "mode": "immediate", "transition": {"duration": 0}}], "label": "1988", "method": "animate"}, {"args": [["1989"], {"frame": {"duration": 0, "redraw": true}, "mode": "immediate", "transition": {"duration": 0}}], "label": "1989", "method": "animate"}, {"args": [["1990"], {"frame": {"duration": 0, "redraw": true}, "mode": "immediate", "transition": {"duration": 0}}], "label": "1990", "method": "animate"}, {"args": [["1991"], {"frame": {"duration": 0, "redraw": true}, "mode": "immediate", "transition": {"duration": 0}}], "label": "1991", "method": "animate"}, {"args": [["1992"], {"frame": {"duration": 0, "redraw": true}, "mode": "immediate", "transition": {"duration": 0}}], "label": "1992", "method": "animate"}, {"args": [["1993"], {"frame": {"duration": 0, "redraw": true}, "mode": "immediate", "transition": {"duration": 0}}], "label": "1993", "method": "animate"}, {"args": [["1994"], {"frame": {"duration": 0, "redraw": true}, "mode": "immediate", "transition": {"duration": 0}}], "label": "1994", "method": "animate"}, {"args": [["1995"], {"frame": {"duration": 0, "redraw": true}, "mode": "immediate", "transition": {"duration": 0}}], "label": "1995", "method": "animate"}, {"args": [["1996"], {"frame": {"duration": 0, "redraw": true}, "mode": "immediate", "transition": {"duration": 0}}], "label": "1996", "method": "animate"}, {"args": [["1997"], {"frame": {"duration": 0, "redraw": true}, "mode": "immediate", "transition": {"duration": 0}}], "label": "1997", "method": "animate"}, {"args": [["1998"], {"frame": {"duration": 0, "redraw": true}, "mode": "immediate", "transition": {"duration": 0}}], "label": "1998", "method": "animate"}, {"args": [["1999"], {"frame": {"duration": 0, "redraw": true}, "mode": "immediate", "transition": {"duration": 0}}], "label": "1999", "method": "animate"}, {"args": [["2000"], {"frame": {"duration": 0, "redraw": true}, "mode": "immediate", "transition": {"duration": 0}}], "label": "2000", "method": "animate"}, {"args": [["2001"], {"frame": {"duration": 0, "redraw": true}, "mode": "immediate", "transition": {"duration": 0}}], "label": "2001", "method": "animate"}, {"args": [["2002"], {"frame": {"duration": 0, "redraw": true}, "mode": "immediate", "transition": {"duration": 0}}], "label": "2002", "method": "animate"}, {"args": [["2003"], {"frame": {"duration": 0, "redraw": true}, "mode": "immediate", "transition": {"duration": 0}}], "label": "2003", "method": "animate"}, {"args": [["2004"], {"frame": {"duration": 0, "redraw": true}, "mode": "immediate", "transition": {"duration": 0}}], "label": "2004", "method": "animate"}, {"args": [["2005"], {"frame": {"duration": 0, "redraw": true}, "mode": "immediate", "transition": {"duration": 0}}], "label": "2005", "method": "animate"}, {"args": [["2006"], {"frame": {"duration": 0, "redraw": true}, "mode": "immediate", "transition": {"duration": 0}}], "label": "2006", "method": "animate"}, {"args": [["2007"], {"frame": {"duration": 0, "redraw": true}, "mode": "immediate", "transition": {"duration": 0}}], "label": "2007", "method": "animate"}, {"args": [["2008"], {"frame": {"duration": 0, "redraw": true}, "mode": "immediate", "transition": {"duration": 0}}], "label": "2008", "method": "animate"}, {"args": [["2009"], {"frame": {"duration": 0, "redraw": true}, "mode": "immediate", "transition": {"duration": 0}}], "label": "2009", "method": "animate"}, {"args": [["2010"], {"frame": {"duration": 0, "redraw": true}, "mode": "immediate", "transition": {"duration": 0}}], "label": "2010", "method": "animate"}, {"args": [["2011"], {"frame": {"duration": 0, "redraw": true}, "mode": "immediate", "transition": {"duration": 0}}], "label": "2011", "method": "animate"}, {"args": [["2012"], {"frame": {"duration": 0, "redraw": true}, "mode": "immediate", "transition": {"duration": 0}}], "label": "2012", "method": "animate"}, {"args": [["2013"], {"frame": {"duration": 0, "redraw": true}, "mode": "immediate", "transition": {"duration": 0}}], "label": "2013", "method": "animate"}, {"args": [["2014"], {"frame": {"duration": 0, "redraw": true}, "mode": "immediate", "transition": {"duration": 0}}], "label": "2014", "method": "animate"}, {"args": [["2015"], {"frame": {"duration": 0, "redraw": true}, "mode": "immediate", "transition": {"duration": 0}}], "label": "2015", "method": "animate"}, {"args": [["2016"], {"frame": {"duration": 0, "redraw": true}, "mode": "immediate", "transition": {"duration": 0}}], "label": "2016", "method": "animate"}, {"args": [["2017"], {"frame": {"duration": 0, "redraw": true}, "mode": "immediate", "transition": {"duration": 0}}], "label": "2017", "method": "animate"}, {"args": [["2018"], {"frame": {"duration": 0, "redraw": true}, "mode": "immediate", "transition": {"duration": 0}}], "label": "2018", "method": "animate"}, {"args": [["2019"], {"frame": {"duration": 0, "redraw": true}, "mode": "immediate", "transition": {"duration": 0}}], "label": "2019", "method": "animate"}, {"args": [["2020"], {"frame": {"duration": 0, "redraw": true}, "mode": "immediate", "transition": {"duration": 0}}], "label": "2020", "method": "animate"}, {"args": [["2021"], {"frame": {"duration": 0, "redraw": true}, "mode": "immediate", "transition": {"duration": 0}}], "label": "2021", "method": "animate"}, {"args": [["2022"], {"frame": {"duration": 0, "redraw": true}, "mode": "immediate", "transition": {"duration": 0}}], "label": "2022", "method": "animate"}, {"args": [["2023"], {"frame": {"duration": 0, "redraw": true}, "mode": "immediate", "transition": {"duration": 0}}], "label": "2023", "method": "animate"}, {"args": [["2024"], {"frame": {"duration": 0, "redraw": true}, "mode": "immediate", "transition": {"duration": 0}}], "label": "2024", "method": "animate"}], "y": -0.06}], "title": {"text": "Monthly Average Highs by Year (All Years in Gray; Use Slider to Highlight One)"}, "updatemenus": [{"buttons": [{"args": [null, {"frame": {"duration": 350, "redraw": true}, "fromcurrent": true, "transition": {"duration": 150}}], "label": "Play", "method": "animate"}, {"args": [[null], {"frame": {"duration": 0, "redraw": false}, "mode": "immediate", "transition": {"duration": 0}}], "label": "Pause", "method": "animate"}], "showactive": false, "type": "buttons", "x": 1.02, "y": 1.12}], "width": 1100, "xaxis": {"categoryarray": ["JAN", "FEB", "MAR", "APR", "MAY", "JUN", "JUL", "AUG", "SEP", "OCT", "NOV", "DEC"], "categoryorder": "array", "title": {"text": "Month"}}, "yaxis": {"title": {"text": "Average High Temperature (°F)"}}}}
